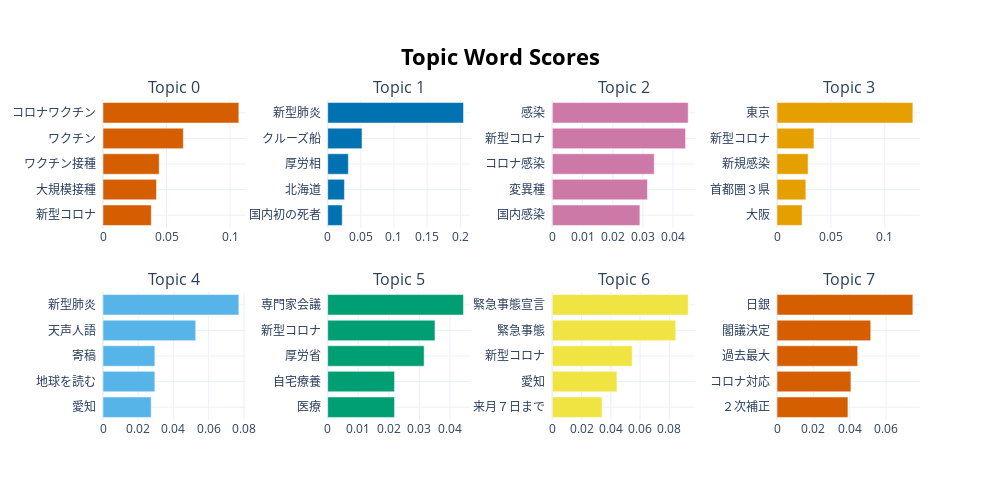

Write notebook code for a chart like this one.
### Code cell
model.model.visualize_barchart()

### Figure 1 — Plotly figure (JSON) as saved in the notebook; plotly's stock layout.template omitted (floating-point values rounded to 4 significant figures)
{"data": [{"marker": {"color": "#D55E00"}, "orientation": "h", "type": "bar", "x": [0.03802, 0.04209, 0.04422, 0.06324, 0.1069], "xaxis": "x", "y": ["新型コロナ  ", "大規模接種  ", "ワクチン接種  ", "ワクチン  ", "コロナワクチン  "], "yaxis": "y"}, {"marker": {"color": "#0072B2"}, "orientation": "h", "type": "bar", "x": [0.02193, 0.02529, 0.03119, 0.05179, 0.2049], "xaxis": "x2", "y": ["国内初の死者  ", "北海道  ", "厚労相  ", "クルーズ船  ", "新型肺炎  "], "yaxis": "y2"}, {"marker": {"color": "#CC79A7"}, "orientation": "h", "type": "bar", "x": [0.02901, 0.03152, 0.03377, 0.04415, 0.04502], "xaxis": "x3", "y": ["国内感染  ", "変異種  ", "コロナ感染  ", "新型コロナ  ", "感染  "], "yaxis": "y3"}, {"marker": {"color": "#E69F00"}, "orientation": "h", "type": "bar", "x": [0.02325, 0.02675, 0.0288, 0.03425, 0.126], "xaxis": "x4", "y": ["大阪  ", "首都圏３県  ", "新規感染  ", "新型コロナ  ", "東京  "], "yaxis": "y4"}, {"marker": {"color": "#56B4E9"}, "orientation": "h", "type": "bar", "x": [0.02735, 0.02945, 0.02945, 0.05264, 0.07712], "xaxis": "x5", "y": ["愛知  ", "地球を読む  ", "寄稿  ", "天声人語  ", "新型肺炎  "], "yaxis": "y5"}, {"marker": {"color": "#009E73"}, "orientation": "h", "type": "bar", "x": [0.02186, 0.02186, 0.03154, 0.03508, 0.04441], "xaxis": "x6", "y": ["医療  ", "自宅療養  ", "厚労省  ", "新型コロナ  ", "専門家会議  "], "yaxis": "y6"}, {"marker": {"color": "#F0E442"}, "orientation": "h", "type": "bar", "x": [0.03397, 0.04416, 0.05465, 0.0844, 0.09291], "xaxis": "x7", "y": ["来月７日まで  ", "愛知  ", "新型コロナ  ", "緊急事態  ", "緊急事態宣言  "], "yaxis": "y7"}, {"marker": {"color": "#D55E00"}, "orientation": "h", "type": "bar", "x": [0.03903, 0.04067, 0.0444, 0.05156, 0.07474], "xaxis": "x8", "y": ["２次補正  ", "コロナ対応  ", "過去最大  ", "閣議決定  ", "日銀  "], "yaxis": "y8"}], "layout": {"annotations": [{"font": {"size": 16}, "showarrow": false, "text": "Topic 0", "x": 0.0875, "xanchor": "center", "xref": "paper", "y": 1, "yanchor": "bottom", "yref": "paper"}, {"font": {"size": 16}, "showarrow": false, "text": "Topic 1", "x": 0.3625, "xanchor": "center", "xref": "paper", "y": 1, "yanchor": "bottom", "yref": "paper"}, {"font": {"size": 16}, "showarrow": false, "text": "Topic 2", "x": 0.6375, "xanchor": "center", "xref": "paper", "y": 1, "yanchor": "bottom", "yref": "paper"}, {"font": {"size": 16}, "showarrow": false, "text": "Topic 3", "x": 0.9125, "xanchor": "center", "xref": "paper", "y": 1, "yanchor": "bottom", "yref": "paper"}, {"font": {"size": 16}, "showarrow": false, "text": "Topic 4", "x": 0.0875, "xanchor": "center", "xref": "paper", "y": 0.4, "yanchor": "bottom", "yref": "paper"}, {"font": {"size": 16}, "showarrow": false, "text": "Topic 5", "x": 0.3625, "xanchor": "center", "xref": "paper", "y": 0.4, "yanchor": "bottom", "yref": "paper"}, {"font": {"size": 16}, "showarrow": false, "text": "Topic 6", "x": 0.6375, "xanchor": "center", "xref": "paper", "y": 0.4, "yanchor": "bottom", "yref": "paper"}, {"font": {"size": 16}, "showarrow": false, "text": "Topic 7", "x": 0.9125, "xanchor": "center", "xref": "paper", "y": 0.4, "yanchor": "bottom", "yref": "paper"}], "height": 500, "hoverlabel": {"bgcolor": "white", "font": {"family": "Rockwell", "size": 16}}, "showlegend": false, "title": {"font": {"color": "Black", "size": 22}, "text": "<b>Topic Word Scores", "x": 0.5, "xanchor": "center", "yanchor": "top"}, "width": 1000, "xaxis": {"anchor": "y", "domain": [0, 0.175], "showgrid": true}, "xaxis2": {"anchor": "y2", "domain": [0.275, 0.45], "showgrid": true}, "xaxis3": {"anchor": "y3", "domain": [0.55, 0.725], "showgrid": true}, "xaxis4": {"anchor": "y4", "domain": [0.825, 1], "showgrid": true}, "xaxis5": {"anchor": "y5", "domain": [0, 0.175], "showgrid": true}, "xaxis6": {"anchor": "y6", "domain": [0.275, 0.45], "showgrid": true}, "xaxis7": {"anchor": "y7", "domain": [0.55, 0.725], "showgrid": true}, "xaxis8": {"anchor": "y8", "domain": [0.825, 1], "showgrid": true}, "yaxis": {"anchor": "x", "domain": [0.6, 1], "showgrid": true}, "yaxis2": {"anchor": "x2", "domain": [0.6, 1], "showgrid": true}, "yaxis3": {"anchor": "x3", "domain": [0.6, 1], "showgrid": true}, "yaxis4": {"anchor": "x4", "domain": [0.6, 1], "showgrid": true}, "yaxis5": {"anchor": "x5", "domain": [0, 0.4], "showgrid": true}, "yaxis6": {"anchor": "x6", "domain": [0, 0.4], "showgrid": true}, "yaxis7": {"anchor": "x7", "domain": [0, 0.4], "showgrid": true}, "yaxis8": {"anchor": "x8", "domain": [0, 0.4], "showgrid": true}}}
